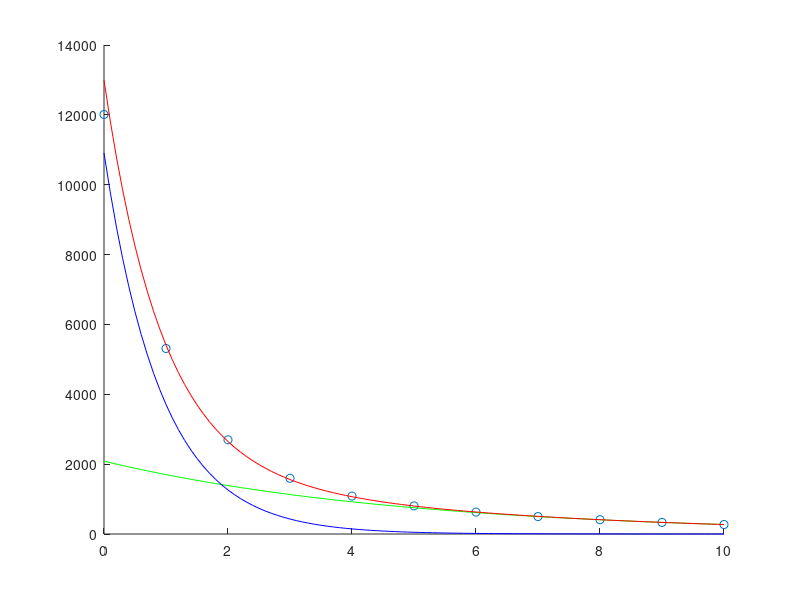

Recreate this plot in MATLAB.
%% CS 310 Team Lab 4: Data Fitting
% SOLUTION - Fall 2015

%% Problem 1: Simple polynomial fit and interpolation
clear
clf

% part a
xdata = [ 0   10   15   22   31   40];
ydata = [20   32   38.7 47.5 52.1 60.2];

% Interpolate using polynomial:
coefs_i = polyfit(xdata(2:6), ydata(2:6), 4);  % deg 4, all but 1st data pt
coefs_ii = polyfit(xdata(1:5), ydata(1:5), 4); % deg 4, all but last pt
coefs_iii = polyfit(xdata, ydata, 5);          % deg 5, all data pts

% Plot interpolating polynomials and data points
xx = 0 : 0.1 : 45;
yy_i = polyval(coefs_i, xx);
yy_ii = polyval(coefs_ii, xx);
yy_iii = polyval(coefs_iii, xx);

hold on
plot(xdata, ydata, 'bo');  % plot data points a blue circles
plot(xx, yy_i, 'r');       % plot 1st interpolation as red solid line
plot(xx, yy_ii, 'g--');    % plot 2nd interpolation as green dashed line
plot(xx, yy_iii, 'k:');    % plot 3rd interpolation as black dotted line
hold off

% Estimate positions using polynomial of degree 5 & all data points
y_1985_poly = polyval(coefs_iii, 25);
y_1995_poly = polyval(coefs_iii, 35);
disp('Using polynomial of degree 5, estimated position of foot of glacier');
disp(['    in 1985: ', num2str(y_1985_poly)]);
disp(['    in 1995: ', num2str(y_1995_poly)]);

% Estimate positions using spline
y_1985_spline = spline(xdata, ydata, 25);
y_1995_spline = spline(xdata, ydata, 35);
disp('Using cubic spline, estimated position of foot of glacier');
disp(['    in 1985: ', num2str(y_1985_spline)]);
disp(['    in 1995: ', num2str(y_1995_spline)]);

%% Problem 2: Simple exponential fit
clear
clf
hold on

% Data from Table 1
xdata = 0 : 10;
ydata = [12011, 5311, 2696, 1595, 1086, 805, 627, 499, 409, 332, 271];

zdata = log(ydata);               % transform data: z = ln(y)
coefs = polyfit(xdata, zdata, 1); % fit transformed data to line z = A + bx

a = exp(coefs(2));                % coefs = [b, A] and A = ln(a)
b = coefs(1);
disp(['a = ', num2str(a), '  b = ', num2str(b)]);

% Plot data points and approximating function
xx = [0 : 0.1 : 10];
yy = a * exp( b *xx);
plot(xdata, ydata, 'kp', xx, yy, 'b'); 

% Estimate y for x = 5.500
y_est_55 = a * exp(b * 5.5);
disp(['At x = 5.5, y is estimated to be ', num2str(y_est_55)]);

% Use only first 4 data points for the approximation
coefs_4 = polyfit(xdata(1:4), zdata(1:4), 1);
a_4 = exp(coefs_4(2));
b_4 = coefs_4(1);
yy_4 = a_4 * exp(b_4 * xx);
plot(xx, yy_4, 'r--');

hold off

%% Problem 3: Determination of two radioactive decay rates
clear
clf
hold on

% Data from Table 2
time = 0 : 10;
cr = [12011, 5311, 2696, 1595, 1086, 805, 627, 499, 409, 332, 271];

% Plot the data points
plot(time, cr, 'o');  

% Find lambda1 and A1 by fitting data points for time > 6
coefs1 = polyfit(time(8:11), log(cr(8:11)), 1);
lambda1 = coefs1(1);
A1 = exp(coefs1(2));
disp(['lambda1 = ', num2str(lambda1), '   A1 = ', num2str(A1)]);

% Plot material 1
t = 0 : 0.1 : 10;
approx1 = A1 * exp(lambda1 * t);
plot(t, approx1, 'g');

% Subtract to find count rate attributable only to material 2
cr1 = A1 * exp(lambda1 * time);  % count rate for material 1
cr2 = cr - cr1;  

% Find lambda2 and A2 by fitting adjusted data for time <= 6
% (since at time = 7, the adjusted count rate is negative)
coefs2 = polyfit(time(1:7), log(cr2(1:7)), 1);
lambda2 = coefs2(1);
A2 = exp(coefs2(2));
disp(['lambda2 = ', num2str(lambda2), '   A2 = ', num2str(A2)]);

% Plot material 2
approx2 = A2 * exp(lambda2 * t);
plot(t, approx2, 'b');

% Plot the sum of the decay functions
plot(t, approx1 + approx2, 'r');

hold off
